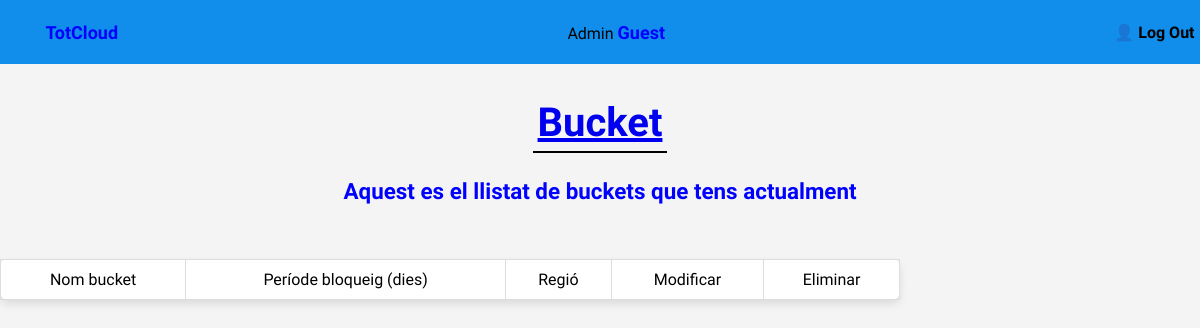
The app's page /totCloud/instancia_bucket/llista_bucket.php, older data.
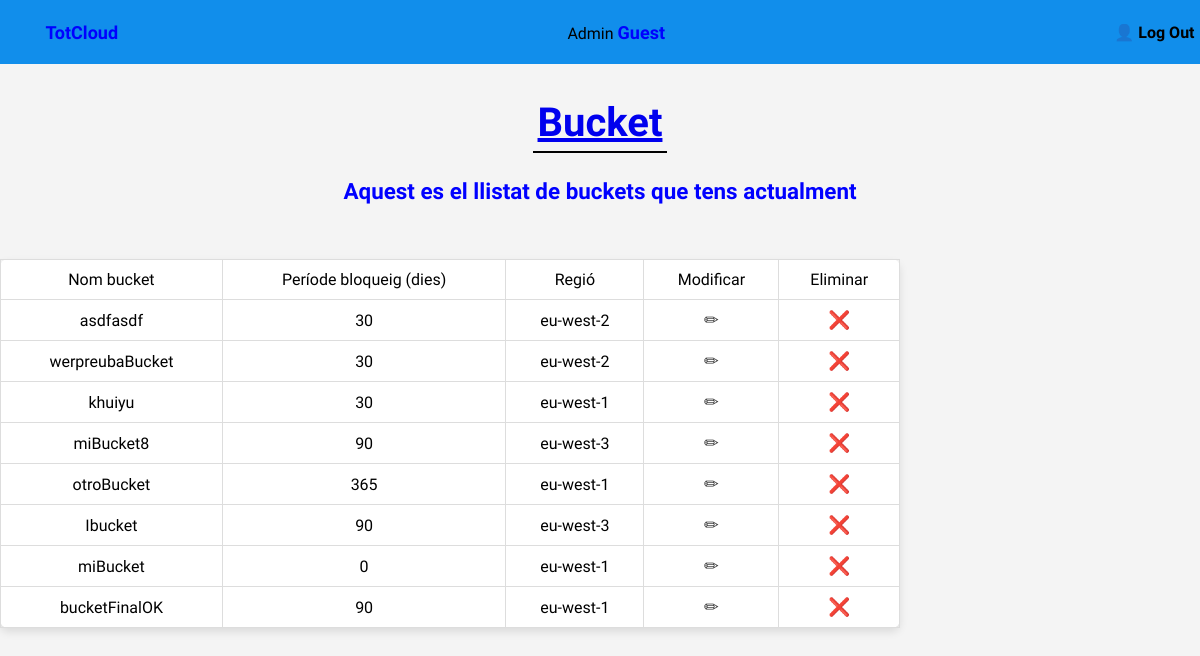
The same page, newer data.
### tables this page shows
CREATE TABLE `instancia_bucket` (
  `nomBucket` varchar(64) NOT NULL,
  `periodeBloqueig` int(11) DEFAULT NULL,
  `idBucket` int(11) NOT NULL,
  `nomReg` varchar(64) DEFAULT NULL,
  `idServei` int(11) NOT NULL
);

### totCloud/atributsClasses/instancia_bucket.php (called while the page is built, shortened)
<?php
$a1 = "nomBucket";
$a2 = "periodeBloqueig";
$pk = "idBucket";
$a3 = "nomReg";
?>

### totCloud/instancia_bucket/llista_bucket.php (the view, shortened to what this page needs)
<?php
include "../connexio.php";
include "../atributsClasses/instancia_bucket.php";
include "../header.php";
?>
<!DOCTYPE html>
<html lang="es">
<head>
    <link rel="stylesheet" type="text/css" href="../estils/new.css">
</head>
<body>
    <section>
        <a href="home.php">
            <h2>Bucket</h2>
        </a>
        <div class="subtitulo">
            <div>
                Aquest es el llistat de buckets que tens actualment
            </div>
        </div>
    </section>
    <?php
    $consulta = "SELECT i.$pk, i.$a1 AS NomBucket, i.$a2 AS PeriodeBloqueig,
             i.$a3 AS Regio FROM instancia_bucket i";
    $resultat = mysqli_query($conn, $consulta);
    $columns = ["Nom bucket", "Període bloqueig (dies)", "Regió"];
    echo "<TABLE border='1'>";
    echo "<TR>";
    foreach ($columns as $col) {
        echo "<TD>" . $col . "</TD>";
    }
    echo "<TD>Modificar</TD>";
    echo "<TD>Eliminar</TD>";
    echo "</TR>";
    while ($reg = mysqli_fetch_assoc($resultat)) {
        echo "<TR>";
        echo "<TD>" . $reg['NomBucket'] . "</TD>";
        echo "<TD>" . $reg['PeriodeBloqueig'] . "</TD>";
        echo "<TD>" . $reg['Regio'] . "</TD>";
        $k = $reg[$pk];
        $modifyUrl = "<a class='modify-link' href='modifica_bucket.php?$pk=$k'>
                    <span class='modify'>&#9999;</span>
                    </a>";
        $deleteUrl = "<a class='delete-link' href='delete_bucket.php?$pk=$k'>
                    <span class='delete'>&#10060;</span>
                    </a>";
        echo "<TD>$modifyUrl</TD>";
        echo "<TD>$deleteUrl</TD>";
        echo "</TR>";
    }
    echo "</TABLE>";
    ?>
</body>
</html>

Row changes from the older to the newer data that the page shows:
added instancia_bucket: nomBucket "asdfasdf", periodeBloqueig "30", nomReg "eu-west-2"
added instancia_bucket: nomBucket "werpreubaBucket", periodeBloqueig "30", nomReg "eu-west-2"
added instancia_bucket: nomBucket "khuiyu", periodeBloqueig "30", nomReg "eu-west-1"
added instancia_bucket: nomBucket "miBucket8", periodeBloqueig "90", nomReg "eu-west-3"
added instancia_bucket: nomBucket "otroBucket", periodeBloqueig "365", nomReg "eu-west-1"
added instancia_bucket: nomBucket "Ibucket", periodeBloqueig "90", nomReg "eu-west-3"
added instancia_bucket: nomBucket "miBucket", periodeBloqueig "0", nomReg "eu-west-1"
added instancia_bucket: nomBucket "bucketFinalOK", periodeBloqueig "90", nomReg "eu-west-1"
